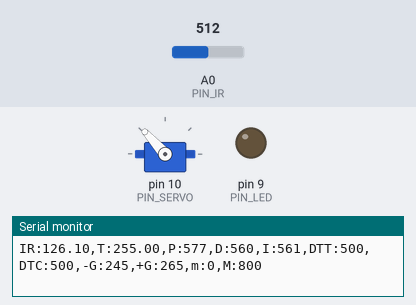
A sketch run on a simulated Arduino Uno, built with avr-gcc and run on an emulated ATmega328P. Parts: servo, output pins drawn as LEDs (lit = HIGH), the last lines printed to the serial monitor. Inputs (shaded band) come from the test bench; at power-on: A0 (PIN_IR) = 512.

Above: at 1.04 s.
1.3 s: A0 (PIN_IR) set to 122
3.3 s: A0 (PIN_IR) set to 0
At 3.46 s:
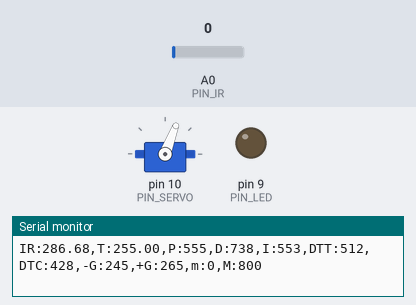
5.4 s: A0 (PIN_IR) set to 265
7.5 s: A0 (PIN_IR) set to 900
At 7.66 s:
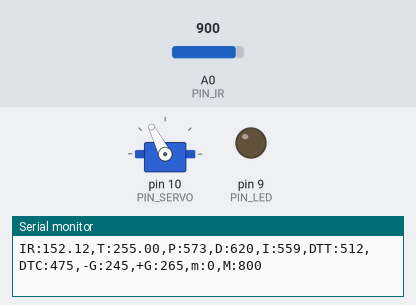
9.3 s: A0 (PIN_IR) set to 59
At 11.1 s:
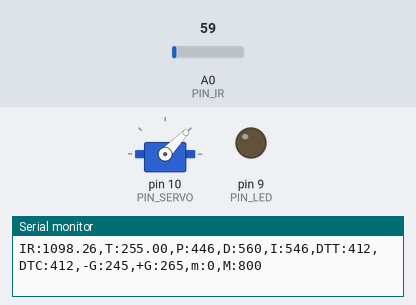
11.4 s: A0 (PIN_IR) set to 306
Timing chart, 0 to 15.4 s (numbered marks = the images above; inputs shaded):
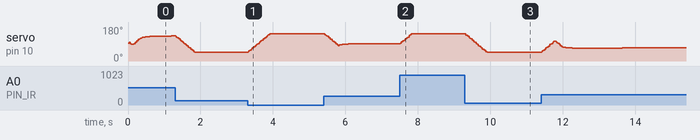

The sketch:

28_PID_contorl_20203095.ino
```cpp
#include <Servo.h>

// Arduino pin assignment
#define PIN_LED 9
#define PIN_SERVO 10
#define PIN_IR A0

// Framework setting
#define _DIST_TARGET 255
#define _DIST_MIN 100
#define _DIST_MAX 430

// Distance sensor
#define _DIST_ALPHA 0.15
#define _DELAY_MICROS 1500

// Servo range
#define _DUTY_MIN 1020
#define _DUTY_NEU 1520
#define _DUTY_MAX 2020

// Servo speed control
#define _SERVO_ANGLE 30
#define _SERVO_SPEED 300

// Event periods
#define _INTERVAL_DIST 20
#define _INTERVAL_SERVO 20
#define _INTERVAL_SERIAL 100

// PID parameters
#define _KP 2.7187 // 비례이득
#define _KD 78.0 // 미분이득
#define _KI 0.005 // 적분이득

//unit: mm
#define _CALI_MIN 69
#define _CALI_MAX 356

// global variables
const float coE[] = {-0.0000104, 0.0057987, 0.2360595, 69.2162580};

// Servo instance
Servo myservo;

// Distance sensor
float dist_target = _DIST_TARGET; // location to send the ball
float dist_raw, dist_filtered;
float dist_ema = 0;
float samples_num = 3;

// Event periods
unsigned long last_sampling_time_dist, last_sampling_time_servo, last_sampling_time_serial;
bool event_dist, event_servo, event_serial;

// Servo speed control
int duty_chg_per_interval;
int duty_target, duty_curr;

// PID variables
float error_curr, error_prev, control, pterm, dterm, iterm;

void setup() {
// initialize serial port
  Serial.begin(57600);

// initialize GPIO pins for LED and attach servo
  myservo.attach(PIN_SERVO);
  pinMode(PIN_LED, OUTPUT);
  duty_curr = _DUTY_NEU;
  myservo.writeMicroseconds(duty_curr);

// initialize global variables
  last_sampling_time_dist = 0;
  last_sampling_time_servo = 0;
  last_sampling_time_serial = 0;

  event_dist = false;
  event_servo = false;
  event_serial = false;

  pterm = iterm = dterm = 0;

// convert angle speed into duty change per interval.
  duty_chg_per_interval = (float)(_DUTY_MAX - _DUTY_MIN) * _SERVO_SPEED / 180 * _INTERVAL_SERVO / 1000;
}

void loop() {
  //거리 측정 주기가 되었는지 검사
  if (millis() >= last_sampling_time_dist + _INTERVAL_DIST)
      event_dist = true;

  //서보 제어 주기가 되었는지 검사
  if (millis() >= last_sampling_time_servo + _INTERVAL_SERVO)
      event_servo= true;

  //Serial 제어 주기가 되었는지 검사
  if (millis() >= last_sampling_time_serial + _INTERVAL_SERIAL)
      event_serial= true;

  if(event_dist) {
    event_dist = false;

  // calibrate distance reading from the IR sensor
    dist_raw = ir_distance_filtered();
    dist_filtered = 100 + 300.0 / (_CALI_MAX - _CALI_MIN) * (dist_raw - _CALI_MIN);

  // PID control logic
    error_curr = dist_target - dist_filtered;
    pterm = _KP * error_curr;
    dterm = _KD * (error_curr - error_prev);
    iterm += _KI * error_curr;
    control = pterm + dterm + iterm;

  // duty_target = f(duty_neutral, control)
    duty_target = _DUTY_NEU + control;

  // keep duty_target value within the range of [_DUTY_MIN, _DUTY_MAX]
    if (duty_target < _DUTY_MIN) duty_target = _DUTY_MIN;
    else if (duty_target > _DUTY_MAX) duty_target = _DUTY_MAX;

    // update error_prev
    error_prev = error_curr;

    last_sampling_time_dist += _INTERVAL_DIST;
  }

  if(event_servo) {
    event_servo = false;

    // adjust duty_curr toward duty_target by duty_chg_per_interval
    if(duty_target > duty_curr) {
      duty_curr += duty_chg_per_interval;
      if(duty_curr > duty_target) duty_curr = duty_target;
    }
    else {
      duty_curr -= duty_chg_per_interval;
      if(duty_curr < duty_target) duty_curr = duty_target;
    }

    // update servo position
    myservo.writeMicroseconds(duty_curr);

    last_sampling_time_servo += _INTERVAL_SERVO;
  }

  if(event_serial) {
    event_serial = false;
    Serial.print("IR:");
    Serial.print(dist_filtered);
    Serial.print(",T:");
    Serial.print(dist_target);
    Serial.print(",P:");
    Serial.print(map(pterm,-1000,1000,510,610));
    Serial.print(",D:");
    Serial.print(map(dterm,-1000,1000,510,610));
    Serial.print(",I:");
    Serial.print(map(iterm,-1000,1000,510,610));
    Serial.print(",DTT:");
    Serial.print(map(duty_target,1000,2000,410,510));
    Serial.print(",DTC:");
    Serial.print(map(duty_curr,1000,2000,410,510));
    Serial.println(",-G:245,+G:265,m:0,M:800");

    last_sampling_time_serial += _INTERVAL_SERIAL;
  }
}

float ir_distance(void){ // return value unit: mm
  float val;
  float volt = float(analogRead(PIN_IR));
  val = ((6762.0/(volt-9.0))-4.0) * 10.0;
  return val;
}

float under_noise_filter(void){ // 아래로 떨어지는 형태의 스파이크를 제거해주는 필터
  int currReading;
  int largestReading = 0;
  for (int i = 0; i < samples_num; i++) {
    currReading = ir_distance();
    if (currReading > largestReading) { largestReading = currReading; }
    // Delay a short time before taking another reading
    delayMicroseconds(_DELAY_MICROS);
  }
  return largestReading;
}

float ir_distance_filtered(void){ // return value unit: mm
  int currReading;
  int lowestReading = 1024;
  for (int i = 0; i < samples_num; i++) {
    currReading = under_noise_filter();
    if (currReading < lowestReading) { lowestReading = currReading; }
  }
  dist_ema =  _DIST_ALPHA * lowestReading + (1 - _DIST_ALPHA) * dist_ema;
  return dist_ema;
}
```

Measured:
- after the input at 3.3 s, servo on pin 10 (PIN_SERVO): moves from 46° to 143° over 0.60 s, starting at once
- after the input at 7.5 s, servo on pin 10 (PIN_SERVO): moves from 91° to 143° over 0.30 s, starting at once
- after the input at 9.3 s, servo on pin 10 (PIN_SERVO): moves from 143° to 46° over 0.59 s, starting at once
